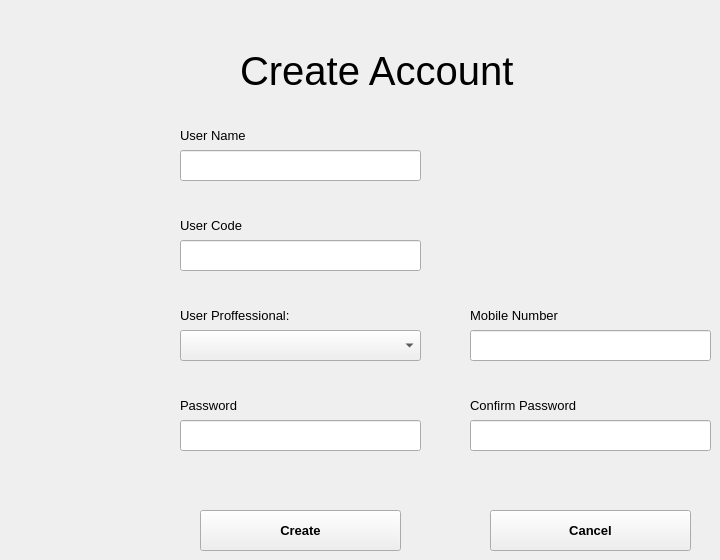
   <widget class="QWidget" name="tab_18">
    <attribute name="title">
     <string>Account</string>
    </attribute>
    <widget class="QLabel" name="label_104">
     <property name="geometry">
      <rect>
       <x>180</x>
       <y>300</y>
       <width>151</width>
       <height>31</height>
      </rect>
     </property>
     <property name="font">
      <font>
       <family>Segoe UI</family>
       <pointsize>10</pointsize>
      </font>
     </property>
     <property name="text">
      <string>User Proffessional:</string>
     </property>
    </widget>
    <widget class="QLabel" name="label_105">
     <property name="geometry">
      <rect>
       <x>470</x>
       <y>390</y>
       <width>141</width>
       <height>31</height>
      </rect>
     </property>
     <property name="font">
      <font>
       <family>Segoe UI</family>
       <pointsize>10</pointsize>
      </font>
     </property>
     <property name="text">
      <string>Confirm Password</string>
     </property>
    </widget>
    <widget class="QPushButton" name="createaccountprofile">
     <property name="geometry">
      <rect>
       <x>200</x>
       <y>510</y>
       <width>201</width>
       <height>41</height>
      </rect>
     </property>
     <property name="font">
      <font>
       <family>Segoe UI</family>
       <pointsize>10</pointsize>
       <weight>75</weight>
       <bold>true</bold>
      </font>
     </property>
     <property name="text">
      <string>Create</string>
     </property>
    </widget>
    <widget class="QLabel" name="label_106">
     <property name="geometry">
      <rect>
       <x>180</x>
       <y>210</y>
       <width>91</width>
       <height>31</height>
      </rect>
     </property>
     <property name="font">
      <font>
       <family>Segoe UI</family>
       <pointsize>10</pointsize>
      </font>
     </property>
     <property name="text">
      <string>User Code</string>
     </property>
    </widget>
    <widget class="QLabel" name="label_136">
     <property name="geometry">
      <rect>
       <x>180</x>
       <y>390</y>
       <width>81</width>
       <height>31</height>
      </rect>
     </property>
     <property name="font">
      <font>
       <family>Segoe UI</family>
       <pointsize>10</pointsize>
      </font>
     </property>
     <property name="text">
      <string>Password</string>
     </property>
    </widget>
    <widget class="QLineEdit" name="createusercode">
     <property name="geometry">
      <rect>
       <x>180</x>
       <y>240</y>
       <width>241</width>
       <height>31</height>
      </rect>
     </property>
     <property name="font">
      <font>
       <family>Segoe UI</family>
       <pointsize>10</pointsize>
      </font>
     </property>
    </widget>
    <widget class="QComboBox" name="createcoboxprof">
     <property name="geometry">
      <rect>
       <x>180</x>
       <y>330</y>
       <width>241</width>
       <height>31</height>
      </rect>
     </property>
     <property name="font">
      <font>
       <family>Segoe UI</family>
       <pointsize>10</pointsize>
      </font>
     </property>
     <item>
      <property name="text">
       <string/>
      </property>
     </item>
     <item>
      <property name="text">
       <string>Engineer</string>
      </property>
     </item>
     <item>
      <property name="text">
       <string>Technician</string>
      </property>
     </item>
     <item>
      <property name="text">
       <string>Calls Manager</string>
      </property>
     </item>
     <item>
      <property name="text">
       <string>Employee</string>
      </property>
     </item>
    </widget>
    <widget class="QLineEdit" name="createusername">
     <property name="geometry">
      <rect>
       <x>180</x>
       <y>150</y>
       <width>241</width>
       <height>31</height>
      </rect>
     </property>
     <property name="font">
      <font>
       <family>Segoe UI</family>
       <pointsize>10</pointsize>
      </font>
     </property>
    </widget>
    <widget class="QLabel" name="label_145">
     <property name="geometry">
      <rect>
       <x>180</x>
       <y>120</y>
       <width>101</width>
       <height>31</height>
      </rect>
     </property>
     <property name="font">
      <font>
       <family>Segoe UI</family>
       <pointsize>10</pointsize>
      </font>
     </property>
     <property name="text">
      <string>User Name</string>
     </property>
    </widget>
    <widget class="QLabel" name="label_146">
     <property name="geometry">
      <rect>
       <x>240</x>
       <y>40</y>
       <width>341</width>
       <height>61</height>
      </rect>
     </property>
     <property name="font">
      <font>
       <family>Segoe UI</family>
       <pointsize>30</pointsize>
       <weight>50</weight>
       <bold>false</bold>
      </font>
     </property>
     <property name="styleSheet">
      <string notr="true"/>
     </property>
     <property name="text">
      <string>Create Account</string>
     </property>
    </widget>
    <widget class="QLineEdit" name="createcfpassword">
     <property name="geometry">
      <rect>
       <x>470</x>
       <y>420</y>
       <width>241</width>
       <height>31</height>
      </rect>
     </property>
     <property name="font">
      <font>
       <family>Segoe UI</family>
       <pointsize>10</pointsize>
      </font>
     </property>
    </widget>
    <widget class="QLineEdit" name="createpassword">
     <property name="geometry">
      <rect>
       <x>180</x>
       <y>420</y>
       <width>241</width>
       <height>31</height>
      </rect>
     </property>
     <property name="font">
      <font>
       <family>Segoe UI</family>
       <pointsize>10</pointsize>
      </font>
     </property>
    </widget>
    <widget class="QLabel" name="createerror">
     <property name="geometry">
      <rect>
       <x>180</x>
       <y>460</y>
       <width>531</width>
       <height>31</height>
      </rect>
     </property>
     <property name="font">
      <font>
       <family>Segoe UI</family>
       <pointsize>10</pointsize>
       <weight>75</weight>
       <bold>true</bold>
      </font>
     </property>
     <property name="styleSheet">
      <string notr="true">color:red;</string>
     </property>
     <property name="text">
      <string/>
     </property>
    </widget>
    <widget class="QPushButton" name="cancelcreatebutton">
     <property name="geometry">
      <rect>
       <x>490</x>
       <y>510</y>
       <width>201</width>
       <height>41</height>
      </rect>
     </property>
     <property name="font">
      <font>
       <family>Segoe UI</family>
       <pointsize>10</pointsize>
       <weight>75</weight>
       <bold>true</bold>
      </font>
     </property>
     <property name="text">
      <string>Cancel</string>
     </property>
    </widget>
    <widget class="QLabel" name="label_160">
     <property name="geometry">
      <rect>
       <x>470</x>
       <y>300</y>
       <width>121</width>
       <height>31</height>
      </rect>
     </property>
     <property name="font">
      <font>
       <family>Segoe UI</family>
       <pointsize>10</pointsize>
      </font>
     </property>
     <property name="text">
      <string>Mobile Number</string>
     </property>
    </widget>
    <widget class="QLineEdit" name="mobilenumbernewuser">
     <property name="geometry">
      <rect>
       <x>470</x>
       <y>330</y>
       <width>241</width>
       <height>31</height>
      </rect>
     </property>
     <property name="font">
      <font>
       <family>Segoe UI</family>
       <pointsize>10</pointsize>
      </font>
     </property>
    </widget>
   </widget>
